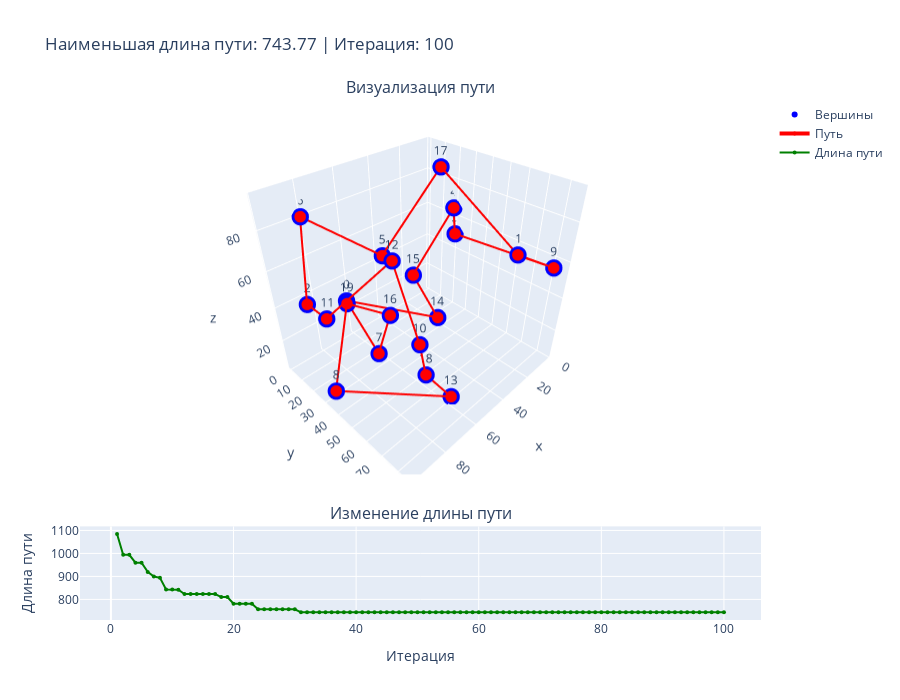

Notebook code cell kept with this figure:
### Code cell
await visualize_optimization(points, ant_colony_optimization(points, roads))

### Figure 1 — Plotly figure (JSON) as saved in the notebook; plotly's stock layout.template omitted (floating-point values rounded to 4 significant figures)
{"data": [{"marker": {"color": "blue", "size": 6}, "mode": "markers+text", "name": "Вершины", "scene": "scene", "text": ["0", "1", "2", "3", "4", "5", "6", "7", "8", "9", "10", "11", "12", "13", "14", "15", "16", "17", "18", "19"], "textposition": "top center", "type": "scatter3d", "x": [63.94, 22.32, 89.22, 2.98, 2.654, 54.49, 80.94, 69.81, 95.72, 9.672, 80.71, 97.31, 82.94, 57.74, 22.79, 23.28, 63.57, 20.95, 64.8, 72.91], "y": [2.501, 73.65, 8.694, 21.86, 19.88, 22.04, 0.6499, 34.03, 33.66, 84.75, 72.97, 37.85, 61.85, 70.46, 28.94, 10.1, 36.48, 26.7, 60.91, 16.34], "z": [27.5, 67.67, 42.19, 50.54, 64.99, 58.93, 80.58, 15.55, 9.275, 60.37, 53.62, 55.2, 86.17, 4.582, 7.979, 27.8, 37.02, 93.67, 17.11, 37.95]}, {"line": {"color": "red", "width": 4}, "marker": {"color": "red", "size": 4}, "mode": "lines+markers", "name": "Путь", "scene": "scene", "type": "scatter3d", "x": [2.98, 2.654, 23.28, 22.79, 63.94, 69.81, 63.57, 72.91, 95.72, 57.74, 64.8, 80.71, 82.94, 97.31, 89.22, 80.94, 54.49, 20.95, 22.32, 9.672, 2.98], "y": [21.86, 19.88, 10.1, 28.94, 2.501, 34.03, 36.48, 16.34, 33.66, 70.46, 60.91, 72.97, 61.85, 37.85, 8.694, 0.6499, 22.04, 26.7, 73.65, 84.75, 21.86], "z": [50.54, 64.99, 27.8, 7.979, 27.5, 15.55, 37.02, 37.95, 9.275, 4.582, 17.11, 53.62, 86.17, 55.2, 42.19, 80.58, 58.93, 93.67, 67.67, 60.37, 50.54]}, {"line": {"color": "green", "width": 2}, "marker": {"color": "green", "size": 4}, "mode": "lines+markers", "name": "Длина пути", "type": "scatter", "x": [1, 2, 3, 4, 5, 6, 7, 8, 9, 10, 11, 12, 13, 14, 15, 16, 17, 18, 19, 20, 21, 22, 23, 24, 25, 26, 27, 28, 29, 30, 31, 32, 33, 34, 35, 36, 37, 38, 39, 40, 41, 42, 43, 44, 45, 46, 47, 48, 49, 50, 51, 52, 53, 54, 55, 56, 57, 58, 59, 60, 61, 62, 63, 64, 65, 66, 67, 68, 69, 70, 71, 72, 73, 74, 75, 76, 77, 78, 79, 80, 81, 82, 83, 84, 85, 86, 87, 88, 89, 90, 91, 92, 93, 94, 95, 96, 97, 98, 99, 100], "xaxis": "x", "y": [1084.0, 994.0, 994.0, 960.0, 960.0, 919.6, 899.7, 894.0, 842.8, 842.8, 842.4, 823.6, 823.6, 823.6, 823.6, 823.6, 823.6, 810.3, 810.3, 781.5, 781.5, 781.5, 781.5, 757.1, 757.1, 757.1, 757.1, 757.1, 757.1, 757.1, 743.8, 743.8, 743.8, 743.8, 743.8, 743.8, 743.8, 743.8, 743.8, 743.8, 743.8, 743.8, 743.8, 743.8, 743.8, 743.8, 743.8, 743.8, 743.8, 743.8, 743.8, 743.8, 743.8, 743.8, 743.8, 743.8, 743.8, 743.8, 743.8, 743.8, 743.8, 743.8, 743.8, 743.8, 743.8, 743.8, 743.8, 743.8, 743.8, 743.8, 743.8, 743.8, 743.8, 743.8, 743.8, 743.8, 743.8, 743.8, 743.8, 743.8, 743.8, 743.8, 743.8, 743.8, 743.8, 743.8, 743.8, 743.8, 743.8, 743.8, 743.8, 743.8, 743.8, 743.8, 743.8, 743.8, 743.8, 743.8, 743.8, 743.8], "yaxis": "y"}], "layout": {"annotations": [{"font": {"size": 16}, "showarrow": false, "text": "Визуализация пути", "x": 0.5, "xanchor": "center", "xref": "paper", "y": 1, "yanchor": "bottom", "yref": "paper"}, {"font": {"size": 16}, "showarrow": false, "text": "Изменение длины пути", "x": 0.5, "xanchor": "center", "xref": "paper", "y": 0.18, "yanchor": "bottom", "yref": "paper"}], "height": 700, "scene": {"domain": {"x": [0, 1], "y": [0.28, 1]}}, "showlegend": true, "title": {"text": "Наименьшая длина пути: 743.77 | Итерация: 100"}, "width": 900, "xaxis": {"anchor": "y", "domain": [0, 1], "title": {"text": "Итерация"}}, "yaxis": {"anchor": "x", "domain": [0, 0.18], "title": {"text": "Длина пути"}}}}
